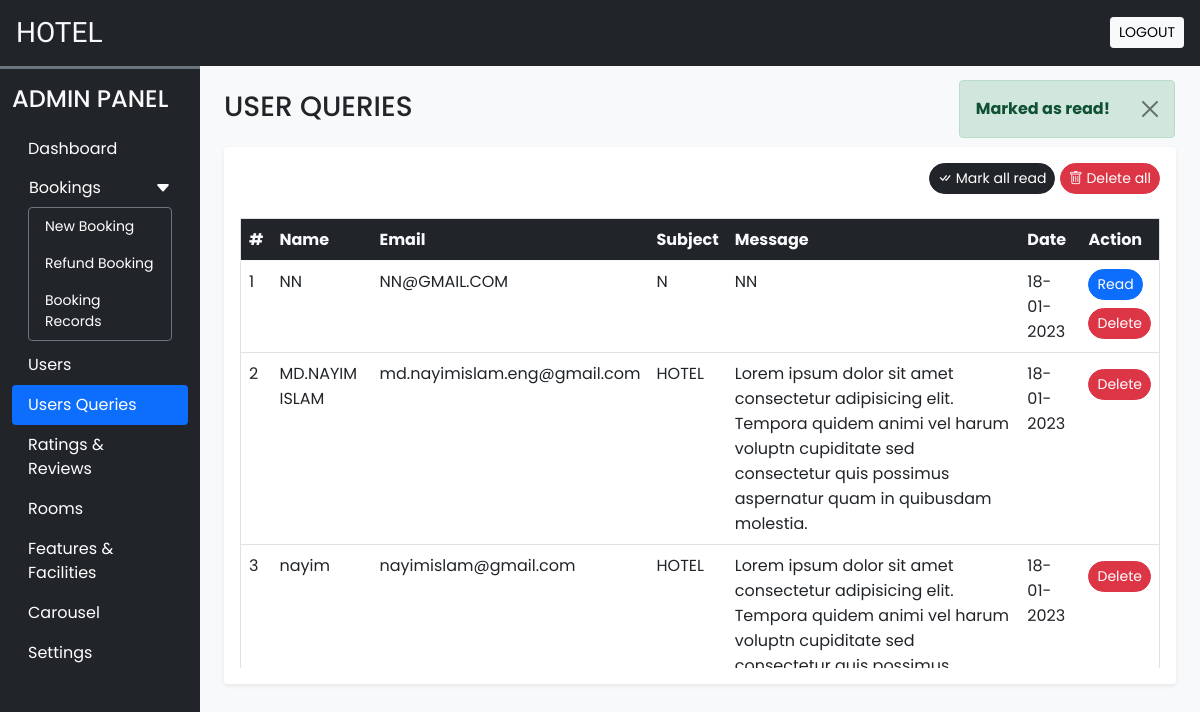
Page /admin/user_queries.php?seen=36 (signed in) on the committed database.
### tables this page shows
CREATE TABLE `user_queries` (
  `sr_no` int(11) NOT NULL,
  `name` varchar(200) NOT NULL,
  `email` varchar(200) NOT NULL,
  `subject` varchar(200) NOT NULL,
  `message` varchar(500) NOT NULL,
  `datentime` datetime NOT NULL DEFAULT current_timestamp(),
  `seen` tinyint(4) NOT NULL DEFAULT 0
);

### admin/inc/db_config.php (called while the page is built, shortened)
<?php
function filteration($data)
{
    foreach ($data as $key => $value) {
        $value = trim($value);
        $value = stripslashes($value);
        $value = htmlspecialchars($value);
        $value = strip_tags($value);
        $data[$key] = $value;
    }
    return $data;
}
function update($sql, $values, $datatypes)
{
    $con = $GLOBALS['con'];
    if ($stmt = mysqli_prepare($con, $sql)) {
        mysqli_stmt_bind_param($stmt, $datatypes, ...$values);
        if (mysqli_stmt_execute($stmt)) {
            $res = mysqli_stmt_affected_rows($stmt);
            return $res;
        } else {
            mysqli_stmt_close($stmt);
            die("Query connot be executed - Update");
        }
    } else {
        die("Query connot be prepared - Update");
    }
}

### admin/user_queries.php (the view, shortened to what this page needs)
<?php
require('inc/essential.php');
require('inc/db_config.php');
if (isset($_GET['seen'])) {
    $frm_data = filteration($_GET);
    if ($frm_data['seen'] == 'all') {
        $q = "UPDATE `user_queries` SET `seen`=?";
        $values = [1];
        if (update($q, $values, 'i')) {
            alert('success', 'Marked all as read!');
        } else {
            alert('error', 'Operation failed!');
        }
    } else {
        $q = "UPDATE `user_queries` SET `seen`=? WHERE `sr_no`=?";
        $values = [1, $frm_data['seen']];
        if (update($q, $values, 'ii')) {
            alert('success', 'Marked as read!');
        } else {
            alert('error', 'Operation failed!');
        }
    }
}
?>
<!DOCTYPE html>
<html lang="en">
<head>
    <?php require('inc/link.php'); ?>
</head>
<body class="bg-light">
    <?php require('inc/header.php'); ?>
    <div class="container-fluid" id="main-content">
        <div class="row">
            <div class="col-lg-10 ms-auto p-4 overflow-hidden">
                <h3 class="mb-4">USER QUERIES</h3>
                <div class="card border-0 shadow-sm mb-4">
                    <div class="card-body">
                        <div class="text-end mb-4">
                            <a href="?seen=all" class="btn btn-dark rounded-pill shadow-none btn-sm">
                                <i class="bi bi-check-all"></i> Mark all read
                            </a>
                            <a href="?del=all" class="btn btn-danger rounded-pill shadow-none btn-sm">
                                <i class="bi bi-trash"></i> Delete all
                            </a>
                        </div>
                        <div class="table-responsive-md" style="height: 450px; overflow-y: scroll;">
                            <table class="table table-hover border">
                                <thead class="sticky-top">
                                    <tr class="bg-dark text-light">
                                        <th scope="col">#</th>
                                        <th scope="col">Name</th>
                                        <th scope="col">Email</th>
                                        <th scope="col">Subject</th>
                                        <th scope="col">Message</th>
                                        <th scope="col">Date</th>
                                        <th scope="col">Action</th>
                                    </tr>
                                </thead>
                                <tbody>
                                    <?php
                                    $q = "SELECT * FROM `user_queries` ORDER BY `sr_no` DESC";
                                    $data = mysqli_query($con, $q);
                                    $i = 1;
                                    while ($row = mysqli_fetch_assoc($data)) {
                                        $date = date("d-m-Y", strtotime($row['datentime']));
                                        $Seen = '';
                                        if ($row['seen'] != 1) {
                                            $Seen = "<a href='?seen=$row[sr_no]' class='btn btn-sm rounded-pill btn-primary'>Read</a> <br>";
                                        }
                                        $Seen .= "<a href='?del=$row[sr_no]' class='btn btn-sm rounded-pill btn-danger mt-2'>Delete</a>";
                                        echo <<<query
                                            <tr>
                                                <td>$i</td>
                                                <td>$row[name]</td>
                                                <td>$row[email]</td>
                                                <td>$row[subject]</td>
                                                <td>$row[message]</td>
                                                <td>$date</td>
                                                <td>$Seen</td>
                                            </tr>
                                        query;
                                        $i++;
                                    }
                                    ?>
                                </tbody>
                            </table>
                        </div>
                    </div>
                </div>
            </div>
        </div>
    </div>
</body>
</html>

### admin/css/common.css (style rules this page uses)
:root { --teal: #2ec1ac; --teal_hover: #279e8c; }
* { font-family: "Poppins", sans-serif; }

### rows in the picture
user_queries: name "NN", email "NN@GMAIL.COM", subject "N", message "NN", datentime "18-01-2023"
user_queries: name "MD.NAYIM ISLAM", email "md.nayimislam.eng@gmail.com", subject "HOTEL", message "Lorem ipsum dolor sit amet consectetur adipisicing elit. Tempora quidem animi vel harum voluptn cupiditate sed consectetur quis possimus aspernatur quam in quibusdam molestia.", datentime "18-01-2023"
user_queries: name "nayim", email "nayimislam@gmail.com", subject "HOTEL", message "Lorem ipsum dolor sit amet consectetur adipisicing elit. Tempora quidem animi vel harum voluptn cupiditate sed…", datentime "18-01-2023"

### other values in the picture
$msg "Marked as read!"
